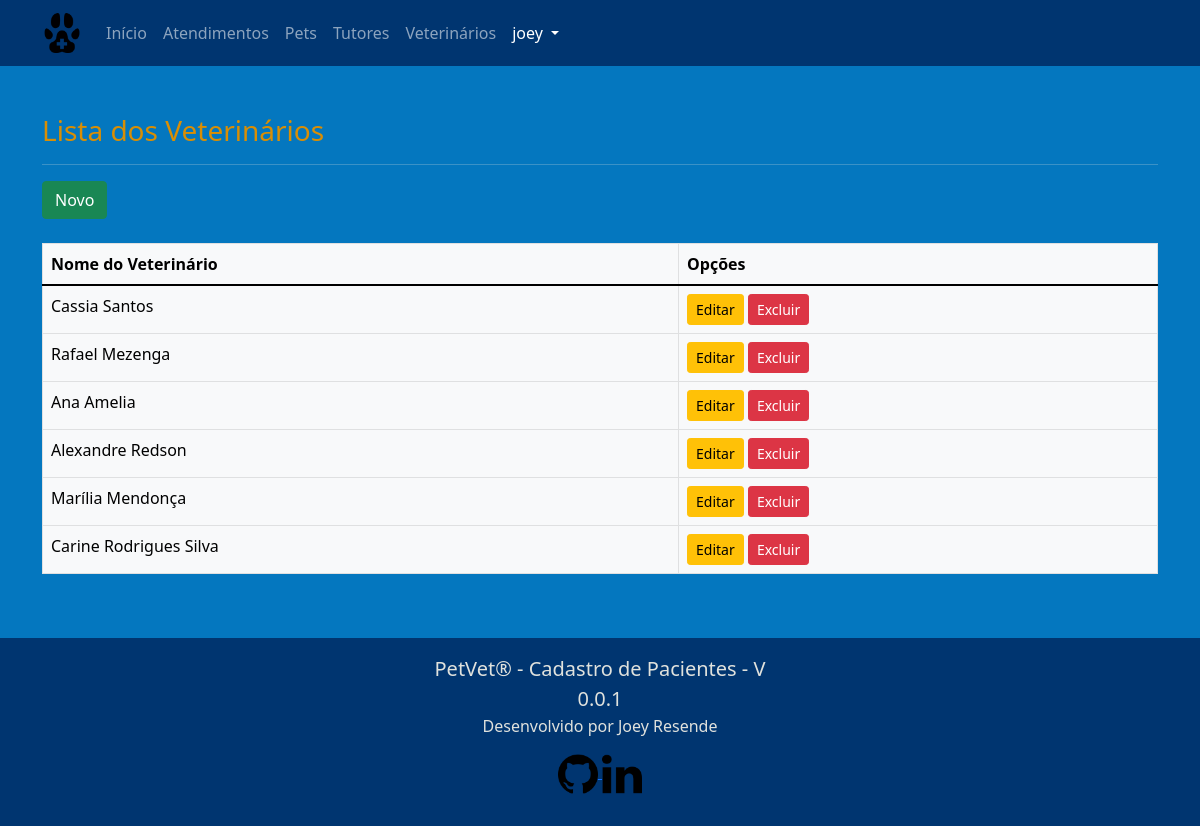
The app's page /core/vets/ (signed in), older data.
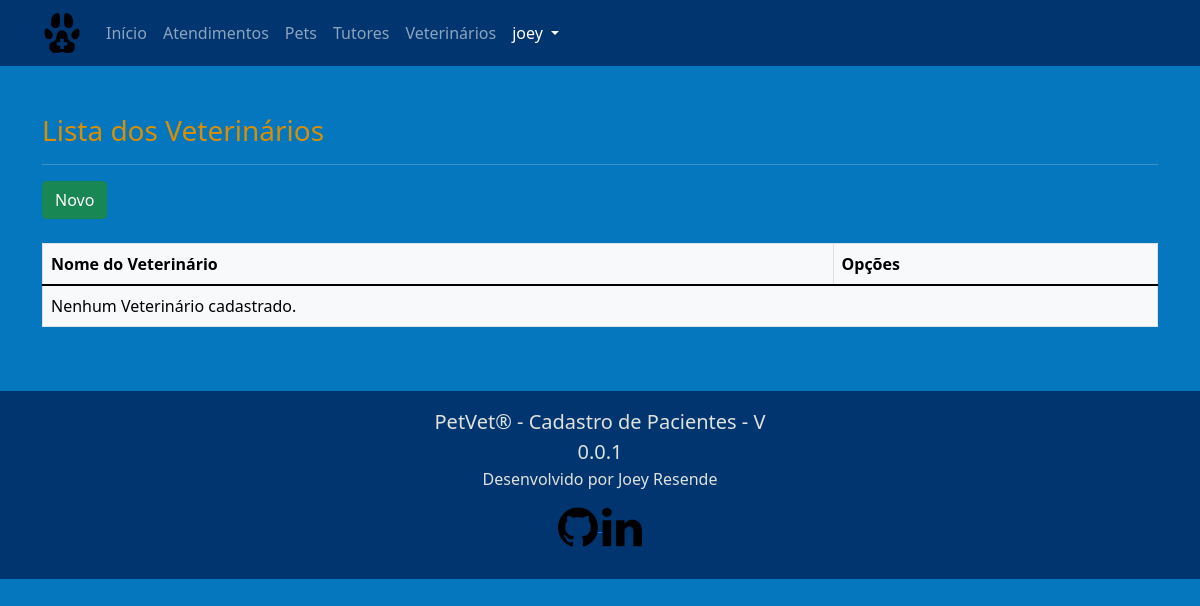
The same page, newer data.
### core/models.py (models this page shows, shortened)
class Vet(models.Model):
    vet_name = models.CharField(
        max_length=30, verbose_name='Nome')

### core/views.py (the view)
# urls.py: path('vets/', VetList.as_view(), name='vets'),
class VetList(LoginRequiredMixin, ListView):
    login_url = '/accounts/login/'
    model = Vet
    template_name = 'core/vet_list.html'

### core/templates/core/vet_list.html (shortened to what this page needs)
{% extends 'core/base_model.html' %}
{% block content %}
<h3>Lista dos Veterinários</h3>
<hr>
<a href="{% url 'vet_new' %}" class="btn btn-success btn">Novo</a><br><br>
<div class="table-responsive">
  <table class="table table-bordered table-hover table-light">
    <thead class="thead-dark">
      <tr>
        <th>Nome do Veterinário</th>
        <th>Opções</th>
      </tr>
    </thead>
      {% for each in object_list %}
      <tr>
        <td>{{ each.vet_name }}</td>
        <td>
          <a href="{% url 'vet_edit' each.pk %}" class="btn btn-warning btn-sm">Editar</a>
          <a href="{% url 'vet_delete' each.pk %}" class="btn btn-danger btn-sm">Excluir</a>
        </td>
      </tr>
      {% empty %}
      <tr>
        <td colspan="4">Nenhum Veterinário cadastrado.</td>
      </tr>
      {% endfor %}
  </table>
</div>
{% endblock %}

Row changes from the older to the newer data that the page shows:
removed Vet: vet_name "Cassia Santos"
removed Vet: vet_name "Rafael Mezenga"
removed Vet: vet_name "Ana Amelia"
removed Vet: vet_name "Alexandre Redson"
removed Vet: vet_name "Marília Mendonça"
removed Vet: vet_name "Carine Rodrigues Silva"
Text that changed along with them:
text now shown: "Nenhum Veterinário cadastrado."
